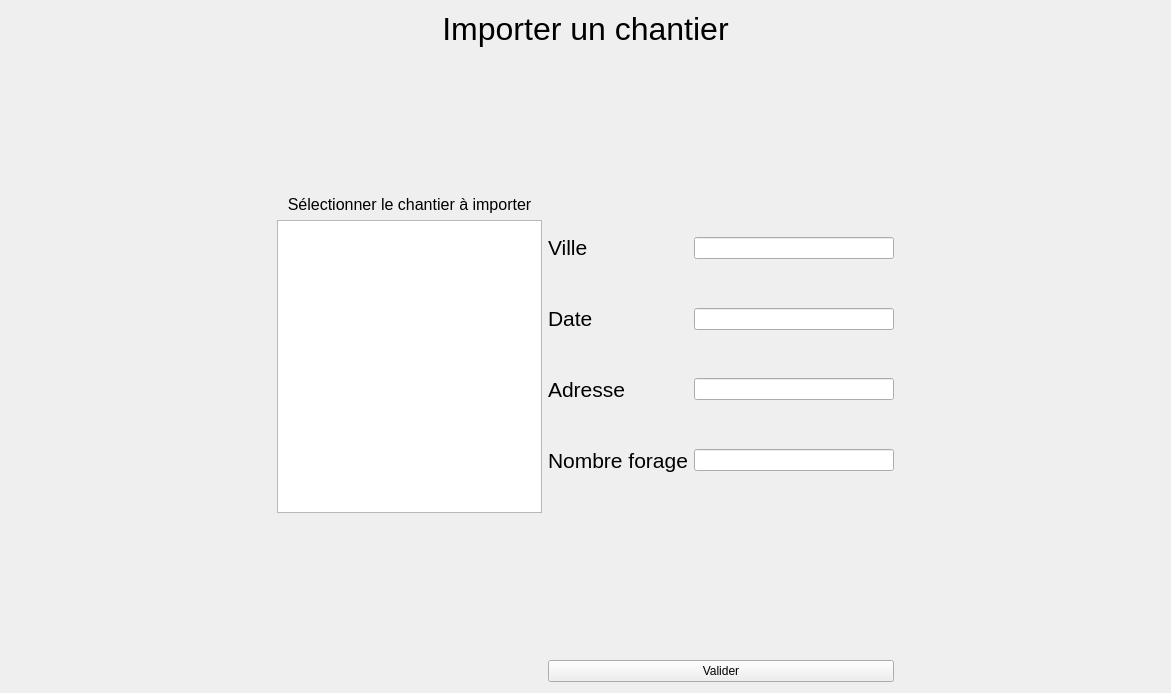
<?xml version="1.0" encoding="UTF-8"?>
<ui version="4.0">
 <class>Import</class>
 <widget class="QWidget" name="Import">
  <property name="geometry">
   <rect>
    <x>0</x>
    <y>0</y>
    <width>1171</width>
    <height>693</height>
   </rect>
  </property>
  <property name="windowTitle">
   <string>Form</string>
  </property>
  <layout class="QGridLayout" name="gridLayout">
   <item row="3" column="2">
    <spacer name="verticalSpacer_11">
     <property name="orientation">
      <enum>Qt::Vertical</enum>
     </property>
     <property name="sizeHint" stdset="0">
      <size>
       <width>20</width>
       <height>40</height>
      </size>
     </property>
    </spacer>
   </item>
   <item row="2" column="1">
    <layout class="QVBoxLayout" name="verticalLayout_3">
     <item>
      <widget class="QLabel" name="lb_chantier">
       <property name="maximumSize">
        <size>
         <width>16777215</width>
         <height>16777215</height>
        </size>
       </property>
       <property name="font">
        <font>
         <pointsize>12</pointsize>
        </font>
       </property>
       <property name="text">
        <string>Sélectionner le chantier à importer</string>
       </property>
       <property name="alignment">
        <set>Qt::AlignCenter</set>
       </property>
      </widget>
     </item>
     <item>
      <widget class="QListWidget" name="lw_Chantier">
       <property name="maximumSize">
        <size>
         <width>16777215</width>
         <height>16777215</height>
        </size>
       </property>
      </widget>
     </item>
    </layout>
   </item>
   <item row="2" column="3">
    <spacer name="horizontalSpacer_2">
     <property name="orientation">
      <enum>Qt::Horizontal</enum>
     </property>
     <property name="sizeHint" stdset="0">
      <size>
       <width>40</width>
       <height>20</height>
      </size>
     </property>
    </spacer>
   </item>
   <item row="1" column="1">
    <spacer name="verticalSpacer_12">
     <property name="orientation">
      <enum>Qt::Vertical</enum>
     </property>
     <property name="sizeHint" stdset="0">
      <size>
       <width>20</width>
       <height>40</height>
      </size>
     </property>
    </spacer>
   </item>
   <item row="4" column="2">
    <widget class="QPushButton" name="bt_Valider">
     <property name="text">
      <string>Valider</string>
     </property>
    </widget>
   </item>
   <item row="2" column="2">
    <layout class="QHBoxLayout" name="horizontalLayout">
     <item>
      <layout class="QVBoxLayout" name="verticalLayout">
       <item>
        <spacer name="verticalSpacer_2">
         <property name="orientation">
          <enum>Qt::Vertical</enum>
         </property>
         <property name="sizeHint" stdset="0">
          <size>
           <width>20</width>
           <height>40</height>
          </size>
         </property>
        </spacer>
       </item>
       <item>
        <widget class="QLabel" name="lb_Ville">
         <property name="font">
          <font>
           <pointsize>16</pointsize>
           <weight>50</weight>
           <bold>false</bold>
          </font>
         </property>
         <property name="text">
          <string>Ville</string>
         </property>
        </widget>
       </item>
       <item>
        <spacer name="verticalSpacer_5">
         <property name="orientation">
          <enum>Qt::Vertical</enum>
         </property>
         <property name="sizeHint" stdset="0">
          <size>
           <width>20</width>
           <height>40</height>
          </size>
         </property>
        </spacer>
       </item>
       <item>
        <widget class="QLabel" name="lb_Date">
         <property name="font">
          <font>
           <pointsize>16</pointsize>
           <weight>50</weight>
           <bold>false</bold>
          </font>
         </property>
         <property name="text">
          <string>Date</string>
         </property>
        </widget>
       </item>
       <item>
        <spacer name="verticalSpacer_6">
         <property name="orientation">
          <enum>Qt::Vertical</enum>
         </property>
         <property name="sizeHint" stdset="0">
          <size>
           <width>20</width>
           <height>40</height>
          </size>
         </property>
        </spacer>
       </item>
       <item>
        <widget class="QLabel" name="lb_Adresse">
         <property name="font">
          <font>
           <pointsize>16</pointsize>
           <weight>50</weight>
           <bold>false</bold>
          </font>
         </property>
         <property name="text">
          <string>Adresse</string>
         </property>
        </widget>
       </item>
       <item>
        <spacer name="verticalSpacer_7">
         <property name="orientation">
          <enum>Qt::Vertical</enum>
         </property>
         <property name="sizeHint" stdset="0">
          <size>
           <width>20</width>
           <height>40</height>
          </size>
         </property>
        </spacer>
       </item>
       <item>
        <widget class="QLabel" name="lb_NbreForage">
         <property name="font">
          <font>
           <pointsize>16</pointsize>
           <weight>50</weight>
           <bold>false</bold>
          </font>
         </property>
         <property name="text">
          <string>Nombre forage</string>
         </property>
        </widget>
       </item>
       <item>
        <spacer name="verticalSpacer">
         <property name="orientation">
          <enum>Qt::Vertical</enum>
         </property>
         <property name="sizeHint" stdset="0">
          <size>
           <width>20</width>
           <height>40</height>
          </size>
         </property>
        </spacer>
       </item>
      </layout>
     </item>
     <item>
      <layout class="QVBoxLayout" name="verticalLayout_2">
       <item>
        <spacer name="verticalSpacer_3">
         <property name="orientation">
          <enum>Qt::Vertical</enum>
         </property>
         <property name="sizeHint" stdset="0">
          <size>
           <width>20</width>
           <height>40</height>
          </size>
         </property>
        </spacer>
       </item>
       <item>
        <widget class="QLineEdit" name="le_Ville">
         <property name="minimumSize">
          <size>
           <width>200</width>
           <height>0</height>
          </size>
         </property>
         <property name="readOnly">
          <bool>true</bool>
         </property>
        </widget>
       </item>
       <item>
        <spacer name="verticalSpacer_8">
         <property name="orientation">
          <enum>Qt::Vertical</enum>
         </property>
         <property name="sizeHint" stdset="0">
          <size>
           <width>20</width>
           <height>40</height>
          </size>
         </property>
        </spacer>
       </item>
       <item>
        <widget class="QLineEdit" name="le_Date">
         <property name="minimumSize">
          <size>
           <width>200</width>
           <height>0</height>
          </size>
         </property>
         <property name="readOnly">
          <bool>true</bool>
         </property>
        </widget>
       </item>
       <item>
        <spacer name="verticalSpacer_9">
         <property name="orientation">
          <enum>Qt::Vertical</enum>
         </property>
         <property name="sizeHint" stdset="0">
          <size>
           <width>20</width>
           <height>40</height>
          </size>
         </property>
        </spacer>
       </item>
       <item>
        <widget class="QLineEdit" name="le_Adresse">
         <property name="minimumSize">
          <size>
           <width>200</width>
           <height>0</height>
          </size>
         </property>
         <property name="readOnly">
          <bool>true</bool>
         </property>
        </widget>
       </item>
       <item>
        <spacer name="verticalSpacer_10">
         <property name="orientation">
          <enum>Qt::Vertical</enum>
         </property>
         <property name="sizeHint" stdset="0">
          <size>
           <width>20</width>
           <height>40</height>
          </size>
         </property>
        </spacer>
       </item>
       <item>
        <widget class="QLineEdit" name="le_NbreForage">
         <property name="minimumSize">
          <size>
           <width>200</width>
           <height>0</height>
          </size>
         </property>
         <property name="readOnly">
          <bool>true</bool>
         </property>
        </widget>
       </item>
       <item>
        <spacer name="verticalSpacer_4">
         <property name="orientation">
          <enum>Qt::Vertical</enum>
         </property>
         <property name="sizeHint" stdset="0">
          <size>
           <width>20</width>
           <height>40</height>
          </size>
         </property>
        </spacer>
       </item>
      </layout>
     </item>
    </layout>
   </item>
   <item row="2" column="0">
    <spacer name="horizontalSpacer">
     <property name="orientation">
      <enum>Qt::Horizontal</enum>
     </property>
     <property name="sizeHint" stdset="0">
      <size>
       <width>40</width>
       <height>20</height>
      </size>
     </property>
    </spacer>
   </item>
   <item row="0" column="1" colspan="2">
    <widget class="QLabel" name="lb_Titre">
     <property name="font">
      <font>
       <pointsize>24</pointsize>
      </font>
     </property>
     <property name="text">
      <string>Importer un chantier</string>
     </property>
     <property name="alignment">
      <set>Qt::AlignCenter</set>
     </property>
    </widget>
   </item>
  </layout>
 </widget>
 <resources/>
 <connections/>
</ui>
